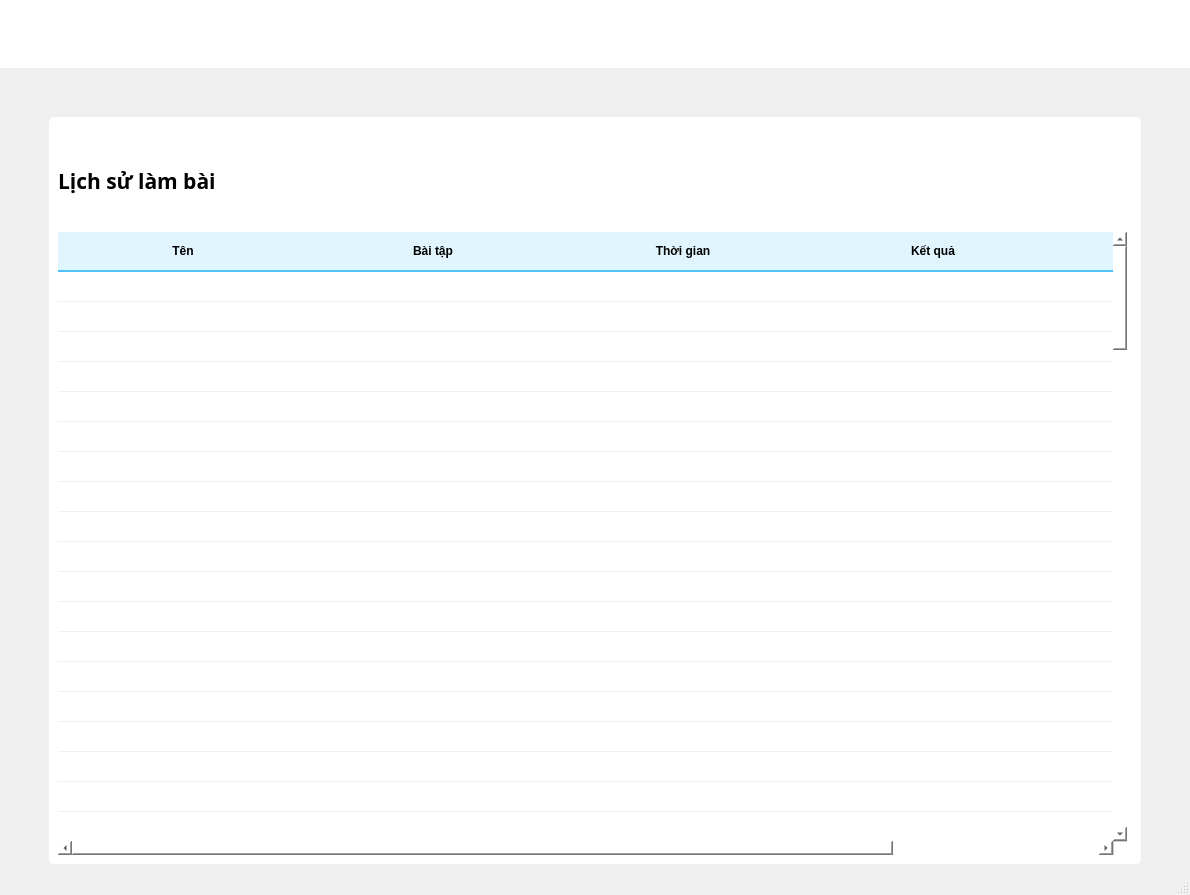
<?xml version="1.0" encoding="UTF-8"?>
<ui version="4.0">
 <class>MainWindow</class>
 <widget class="QMainWindow" name="MainWindow">
  <property name="geometry">
   <rect>
    <x>0</x>
    <y>0</y>
    <width>1190</width>
    <height>895</height>
   </rect>
  </property>
  <property name="windowTitle">
   <string>MainWindow</string>
  </property>
  <property name="styleSheet">
   <string notr="true">/* HEADER */
QWidget#header {
    background-color: #009688;
    color: white;
}

QPushButton {
    border: none;
    padding: 6px 15px;
    font-weight: bold;
    color: white;
}

QPushButton:hover {
    background-color: #00796B;
}

/* TITLE */
QLabel#mainTitle {
    font-size: 28px;
    color: #009688;
    font-weight: bold;
}

/* TABLE */
QTableWidget {
    background-color: #ffffff;
    border-radius: 10px;
    border: 1px solid #dfe6e9;
    font-size: 14px;
}

/* HEADER TABLE */
QHeaderView::section {
    background-color: #E0F2F1;
    font-weight: bold;
    padding: 8px;
    border: none;
    border-bottom: 2px solid #80CBC4;
}

/* ROW */
QTableWidget::item {
    padding: 10px;
    border-bottom: 1px solid #f1f1f1;
}

/* SELECT */
QTableWidget::item:selected {
    background-color: #009688;
    color: white;
}</string>
  </property>
  <widget class="QWidget" name="centralwidget">
   <layout class="QVBoxLayout" name="vLayout_Main">
    <property name="spacing">
     <number>0</number>
    </property>
    <property name="leftMargin">
     <number>0</number>
    </property>
    <property name="topMargin">
     <number>0</number>
    </property>
    <property name="rightMargin">
     <number>0</number>
    </property>
    <property name="bottomMargin">
     <number>0</number>
    </property>
    <item>
     <widget class="QWidget" name="wgt_Header" native="true">
      <property name="minimumSize">
       <size>
        <width>0</width>
        <height>50</height>
       </size>
      </property>
      <property name="maximumSize">
       <size>
        <width>16777215</width>
        <height>70</height>
       </size>
      </property>
      <property name="styleSheet">
       <string notr="true">background-color: white;</string>
      </property>
      <layout class="QHBoxLayout" name="horizontalLayout">
       <item>
        <spacer name="horizontalSpacer">
         <property name="orientation">
          <enum>Qt::Horizontal</enum>
         </property>
         <property name="sizeHint" stdset="0">
          <size>
           <width>40</width>
           <height>20</height>
          </size>
         </property>
        </spacer>
       </item>
       <item>
        <widget class="QPushButton" name="pushButton">
         <property name="sizePolicy">
          <sizepolicy hsizetype="Fixed" vsizetype="Fixed">
           <horstretch>0</horstretch>
           <verstretch>0</verstretch>
          </sizepolicy>
         </property>
         <property name="minimumSize">
          <size>
           <width>0</width>
           <height>50</height>
          </size>
         </property>
         <property name="font">
          <font>
           <family>Segoe UI</family>
           <pointsize>12</pointsize>
           <weight>75</weight>
           <bold>true</bold>
          </font>
         </property>
         <property name="styleSheet">
          <string notr="true">background-color: #1E90FF;
border-radius: 15px;
QPushButton {
    background-color: black;
    color: white;
    border-radius: 12px;
    padding: 8px 20px;
    font-weight: bold;
}

QPushButton:hover {
    background-color: #00C853;   
    color: white;
}

QPushButton:pressed {
    background-color: #009624;   
}</string>
         </property>
         <property name="text">
          <string>Bài giảng</string>
         </property>
        </widget>
       </item>
       <item>
        <spacer name="horizontalSpacer_2">
         <property name="orientation">
          <enum>Qt::Horizontal</enum>
         </property>
         <property name="sizeType">
          <enum>QSizePolicy::Fixed</enum>
         </property>
         <property name="sizeHint" stdset="0">
          <size>
           <width>50</width>
           <height>20</height>
          </size>
         </property>
        </spacer>
       </item>
       <item>
        <widget class="QPushButton" name="Logout_Button">
         <property name="enabled">
          <bool>true</bool>
         </property>
         <property name="sizePolicy">
          <sizepolicy hsizetype="Fixed" vsizetype="Fixed">
           <horstretch>0</horstretch>
           <verstretch>0</verstretch>
          </sizepolicy>
         </property>
         <property name="minimumSize">
          <size>
           <width>0</width>
           <height>50</height>
          </size>
         </property>
         <property name="font">
          <font>
           <family>MS Shell Dlg 2</family>
           <pointsize>12</pointsize>
           <weight>75</weight>
           <bold>true</bold>
          </font>
         </property>
         <property name="styleSheet">
          <string notr="true">background-color: #1E90FF;
border-radius: 15px;
QPushButton {
    background-color: black;
    color: white;
    border-radius: 12px;
    padding: 8px 20px;
    font-weight: bold;
}

QPushButton:hover {
    background-color: #00C853; 
    color: white;
}

QPushButton:pressed {
    background-color: #009624; 
}</string>
         </property>
         <property name="text">
          <string>Đăng xuất</string>
         </property>
        </widget>
       </item>
       <item>
        <spacer name="horizontalSpacer_4">
         <property name="orientation">
          <enum>Qt::Horizontal</enum>
         </property>
         <property name="sizeType">
          <enum>QSizePolicy::Preferred</enum>
         </property>
         <property name="sizeHint" stdset="0">
          <size>
           <width>40</width>
           <height>20</height>
          </size>
         </property>
        </spacer>
       </item>
      </layout>
     </widget>
    </item>
    <item>
     <widget class="QWidget" name="wgt_NoiDung" native="true">
      <property name="styleSheet">
       <string notr="true"/>
      </property>
      <layout class="QGridLayout" name="gLayout_Content">
       <item row="0" column="0">
        <layout class="QGridLayout" name="gLayout_Wrapper">
         <item row="1" column="2">
          <spacer name="horizontalSpacer_9">
           <property name="orientation">
            <enum>Qt::Horizontal</enum>
           </property>
           <property name="sizeType">
            <enum>QSizePolicy::Fixed</enum>
           </property>
           <property name="sizeHint" stdset="0">
            <size>
             <width>40</width>
             <height>20</height>
            </size>
           </property>
          </spacer>
         </item>
         <item row="0" column="1">
          <spacer name="verticalSpacer_2">
           <property name="orientation">
            <enum>Qt::Vertical</enum>
           </property>
           <property name="sizeType">
            <enum>QSizePolicy::Fixed</enum>
           </property>
           <property name="sizeHint" stdset="0">
            <size>
             <width>20</width>
             <height>40</height>
            </size>
           </property>
          </spacer>
         </item>
         <item row="1" column="0">
          <spacer name="horizontalSpacer_8">
           <property name="orientation">
            <enum>Qt::Horizontal</enum>
           </property>
           <property name="sizeType">
            <enum>QSizePolicy::Fixed</enum>
           </property>
           <property name="sizeHint" stdset="0">
            <size>
             <width>40</width>
             <height>20</height>
            </size>
           </property>
          </spacer>
         </item>
         <item row="1" column="1">
          <widget class="QWidget" name="wgt_LichSuPanel" native="true">
           <property name="font">
            <font>
             <weight>50</weight>
             <bold>false</bold>
            </font>
           </property>
           <property name="styleSheet">
            <string notr="true">background-color: white; border-radius: 5px;</string>
           </property>
           <layout class="QGridLayout" name="gLayout_LichSuPanel">
            <item row="1" column="4">
             <spacer name="horizontalSpacer_12">
              <property name="orientation">
               <enum>Qt::Horizontal</enum>
              </property>
              <property name="sizeType">
               <enum>QSizePolicy::Preferred</enum>
              </property>
              <property name="sizeHint" stdset="0">
               <size>
                <width>40</width>
                <height>20</height>
               </size>
              </property>
             </spacer>
            </item>
            <item row="3" column="4">
             <spacer name="verticalSpacer">
              <property name="orientation">
               <enum>Qt::Vertical</enum>
              </property>
              <property name="sizeHint" stdset="0">
               <size>
                <width>5</width>
                <height>40</height>
               </size>
              </property>
             </spacer>
            </item>
            <item row="0" column="2">
             <spacer name="verticalSpacer_4">
              <property name="orientation">
               <enum>Qt::Vertical</enum>
              </property>
              <property name="sizeType">
               <enum>QSizePolicy::Preferred</enum>
              </property>
              <property name="sizeHint" stdset="0">
               <size>
                <width>20</width>
                <height>40</height>
               </size>
              </property>
             </spacer>
            </item>
            <item row="2" column="2">
             <spacer name="verticalSpacer_3">
              <property name="orientation">
               <enum>Qt::Vertical</enum>
              </property>
              <property name="sizeType">
               <enum>QSizePolicy::Preferred</enum>
              </property>
              <property name="sizeHint" stdset="0">
               <size>
                <width>20</width>
                <height>30</height>
               </size>
              </property>
             </spacer>
            </item>
            <item row="1" column="0">
             <spacer name="horizontalSpacer_11">
              <property name="orientation">
               <enum>Qt::Horizontal</enum>
              </property>
              <property name="sizeType">
               <enum>QSizePolicy::Preferred</enum>
              </property>
              <property name="sizeHint" stdset="0">
               <size>
                <width>40</width>
                <height>20</height>
               </size>
              </property>
             </spacer>
            </item>
            <item row="1" column="2">
             <spacer name="horizontalSpacer_10">
              <property name="orientation">
               <enum>Qt::Horizontal</enum>
              </property>
              <property name="sizeHint" stdset="0">
               <size>
                <width>1145</width>
                <height>20</height>
               </size>
              </property>
             </spacer>
            </item>
            <item row="1" column="1">
             <widget class="QLabel" name="lbl_TieuDeLichSu">
              <property name="font">
               <font>
                <family>Segoe MDL2 Assets</family>
                <pointsize>16</pointsize>
                <weight>75</weight>
                <bold>true</bold>
               </font>
              </property>
              <property name="text">
               <string>Lịch sử làm bài</string>
              </property>
             </widget>
            </item>
            <item row="3" column="1" colspan="3">
             <widget class="QTableWidget" name="tbl_LichSuNopBai">
              <property name="sizePolicy">
               <sizepolicy hsizetype="Preferred" vsizetype="Expanding">
                <horstretch>0</horstretch>
                <verstretch>0</verstretch>
               </sizepolicy>
              </property>
              <property name="font">
               <font>
                <pointsize>-1</pointsize>
               </font>
              </property>
              <property name="styleSheet">
               <string notr="true">/* ===== BACKGROUND ===== */
QWidget#centralwidget {
    background-color: #F5FAFF;
}

/* ===== HEADER ===== */
#wgt_Header {
    background-color: #4FC3F7;
    border-bottom: 2px solid #0288D1;
}

/* Button trên header */
#wgt_Header QPushButton {
    color: #2C3E50;
    background: transparent;
    padding: 6px 15px;
    border-radius: 6px;
}

#wgt_Header QPushButton:hover {
    background-color: #0288D1;
    color: white;
}

/* ===== TITLE ===== */
#lbl_TieuDe {
    color: #0288D1;
    font-size: 32px;
    font-weight: bold;
}

/* ===== PANEL (khung trắng giữa) ===== */
#wgt_LichSuPanel {
    background-color: white;
    border-radius: 12px;
    border: 1px solid #D6EAF8;
}

/* ===== TABLE ===== */
QTableWidget {
    background-color: white;
    alternate-background-color: #F0F8FF;
    border: none;
    border-radius: 10px;
    color: #2C3E50;
}

/* Header bảng */
QHeaderView::section {
    background-color: #E1F5FE;
    border-bottom: 2px solid #4FC3F7;
    font-weight: bold;
    padding: 10px;
}

/* Row */
QTableWidget::item {
    padding: 10px;
    border-bottom: 1px solid #EAF2F8;
}

/* Select */
QTableWidget::item:selected {
    background-color: #4FC3F7;
    color: white;
}</string>
              </property>
              <property name="editTriggers">
               <set>QAbstractItemView::NoEditTriggers</set>
              </property>
              <property name="selectionBehavior">
               <enum>QAbstractItemView::SelectRows</enum>
              </property>
              <property name="showGrid">
               <bool>false</bool>
              </property>
              <property name="gridStyle">
               <enum>Qt::DashLine</enum>
              </property>
              <property name="rowCount">
               <number>100</number>
              </property>
              <attribute name="horizontalHeaderMinimumSectionSize">
               <number>50</number>
              </attribute>
              <attribute name="horizontalHeaderDefaultSectionSize">
               <number>250</number>
              </attribute>
              <attribute name="horizontalHeaderStretchLastSection">
               <bool>true</bool>
              </attribute>
              <attribute name="verticalHeaderVisible">
               <bool>false</bool>
              </attribute>
              <row>
               <property name="text">
                <string>New Row</string>
               </property>
              </row>
              <row>
               <property name="text">
                <string>test2</string>
               </property>
              </row>
              <row/>
              <row/>
              <row/>
              <row/>
              <row/>
              <row/>
              <row/>
              <row/>
              <row/>
              <row/>
              <row/>
              <row/>
              <row/>
              <row/>
              <row/>
              <row/>
              <row/>
              <row/>
              <row/>
              <row/>
              <row/>
              <row/>
              <row/>
              <row/>
              <row/>
              <row/>
              <row/>
              <row/>
              <row/>
              <row/>
              <row/>
              <row/>
              <row/>
              <row/>
              <row/>
              <row/>
              <row/>
              <row/>
              <row/>
              <row/>
              <row/>
              <row/>
              <row/>
              <row/>
              <row/>
              <row/>
              <row/>
              <row/>
              <row/>
              <row/>
              <row/>
              <row/>
              <row/>
              <row/>
              <row/>
              <row/>
              <row/>
              <row/>
              <row/>
              <row/>
              <row/>
              <row/>
              <row/>
              <row/>
              <row/>
              <row/>
              <row/>
              <row/>
              <row/>
              <row/>
              <row/>
              <row/>
              <row/>
              <row/>
              <row/>
              <row/>
              <row/>
              <row/>
              <row/>
              <row/>
              <row/>
              <row/>
              <row/>
              <row/>
              <row/>
              <row/>
              <row/>
              <row/>
              <row/>
              <row/>
              <row/>
              <row/>
              <row/>
              <row/>
              <row/>
              <row/>
              <row/>
              <row/>
              <column>
               <property name="text">
                <string>Tên</string>
               </property>
              </column>
              <column>
               <property name="text">
                <string>Bài tập</string>
               </property>
              </column>
              <column>
               <property name="text">
                <string>Thời gian</string>
               </property>
              </column>
              <column>
               <property name="text">
                <string>Kết quả</string>
               </property>
              </column>
              <column>
               <property name="text">
                <string>Đánh giá</string>
               </property>
              </column>
             </widget>
            </item>
           </layout>
          </widget>
         </item>
        </layout>
       </item>
      </layout>
     </widget>
    </item>
   </layout>
  </widget>
  <widget class="QMenuBar" name="menubar">
   <property name="geometry">
    <rect>
     <x>0</x>
     <y>0</y>
     <width>1190</width>
     <height>26</height>
    </rect>
   </property>
  </widget>
  <widget class="QStatusBar" name="statusbar"/>
 </widget>
 <resources/>
 <connections/>
</ui>
